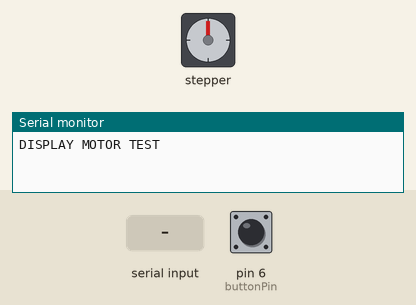
This sketch was run on a simulated Arduino Mega 2560, built with avr-gcc and run on an emulated ATmega2560. On the bench: stepper motor, the last lines printed to the serial monitor. The test bench sets the inputs (shaded band); at power-on: pin 6 (buttonPin) HIGH. Stepper angles assume 200 steps per turn.

Above: at 1.2 s.
1.3 s: "1\n" received over the second serial link
2.8 s: pin 6 (buttonPin) pulled LOW for 0.15 s
At 4.25 s:
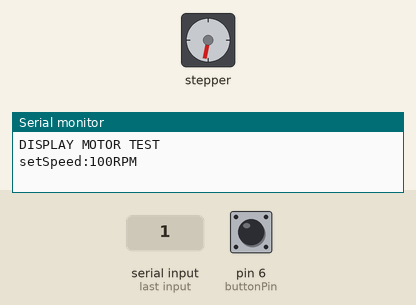
5.9 s: "6\n" received over the second serial link
At 6.4 s:
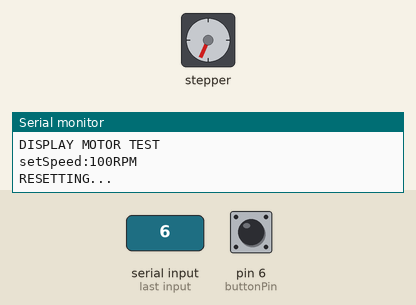
7.4 s: "0\n" received over the second serial link
Timing chart, 0 to 9.9 s (numbered marks = the images above; inputs shaded):
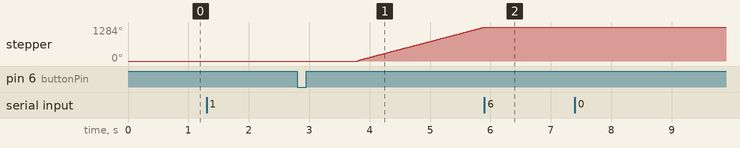

Measured:
- after the input at 2.8 s, stepper: keeps turning clockwise at about 612°/s, starting after 1.0 s

The sketch:

Display_StartPB_motor_fixed.ino
```cpp
#include <MobaTools.h>

const byte stepPin = 18;
const byte dirPin = 19;
const int stepsPerRev = 200;
const long targetPos = 1500;
long nextPos;
int fwdSpeed;
int bwdSpeed;

#define buttonPin 6  // Pin connected to the push button

bool sPeed1 = false, sPeed2 = false, sPeed3 = false;
bool buttonPressed = false;  // To track if the button is pressed
bool motorShouldRun = false; // To track if the motor should be running

MoToStepper myStepper(stepsPerRev, STEPDIR);
MoToTimer stepperPause;
bool stepperRunning;
bool movingForward = true;  // To track the direction of movement

String data_display = "";

void setup() {
  myStepper.attach(stepPin, dirPin);
  myStepper.setRampLen(20);
  stepperRunning = true;

  pinMode(buttonPin, INPUT_PULLUP);  // Use internal pull-up resistor

  Serial2.begin(9600);
  Serial.begin(115200);
  Serial.println("DISPLAY MOTOR TEST");
}

void loop() {
  // Read the state of the push button
  if (digitalRead(buttonPin) == LOW) {
    buttonPressed = true;
  } else {
    buttonPressed = false;
  }

  // Check for serial input
  if (Serial2.available()) {
    data_display = "";
    delay(30);
    while (Serial2.available()) {
      char ch = Serial2.read();
      if (ch != '\n' && ch != '\r') {  // filter out newline and carriage return
        data_display += ch;
      }
    }
    send_data(data_display);
  }

  // Start the motor if a speed is set and the button is pressed
  if ((sPeed1 || sPeed2 || sPeed3) && buttonPressed) {
    motorShouldRun = true;
  }

  // Run or stop the motor based on motorShouldRun
  if (motorShouldRun) {
    motor();
  } else {
    myStepper.stop();
  }

}

void send_data(String data_display) {
  // Reset all speed flags
  sPeed1 = sPeed2 = sPeed3 = false;

  if (data_display == "1") {
    Serial.println("setSpeed:100RPM");
    sPeed1 = true;
    fwdSpeed = 1000;
    bwdSpeed = 1500;  // Higher speed for anticlockwise
    motorShouldRun = false; // Reset motor run flag
  } else if (data_display == "2") {
    Serial.println("setSpeed:150RPM");
    sPeed2 = true;
    fwdSpeed = 1500;
    bwdSpeed = 2000;  // Higher speed for anticlockwise
    motorShouldRun = false; // Reset motor run flag
  } else if (data_display == "3") {
    Serial.println("setSpeed:200RPM");
    sPeed3 = true;
    fwdSpeed = 2000;
    bwdSpeed = 2500;  // Higher speed for anticlockwise
    motorShouldRun = false; // Reset motor run flag
  } else if (data_display == "6") {
    myStepper.stop();
    sPeed1 = sPeed2 = sPeed3 = false;  // Reset speed flags
    motorShouldRun = false; // Reset motor run flag
    Serial.println("RESETTING...");
  } else {
    Serial.println("Incorrect Data");
  }
}

void motor() {
  if (stepperRunning) {
    // Wait till stepper has reached target, then set pause time
    if (!myStepper.moving()) {
      // stepper has reached target, start pause
      stepperPause.setTime(1000);
      stepperRunning = false;
    }
  } else {
    // stepper doesn't move, wait till stepperPause time expires
    if (stepperPause.expired()) {
      // stepperPause time expired. Start stepper in opposite direction
      if (nextPos == 0) {
        nextPos = targetPos;
        myStepper.setSpeed(fwdSpeed);  // Set speed for clockwise
      } else {
        nextPos = 0;
        myStepper.setSpeed(bwdSpeed);  // Set speed for anticlockwise
      }
      myStepper.moveTo(nextPos);
      stepperRunning = true;
    }
  }
}
```
